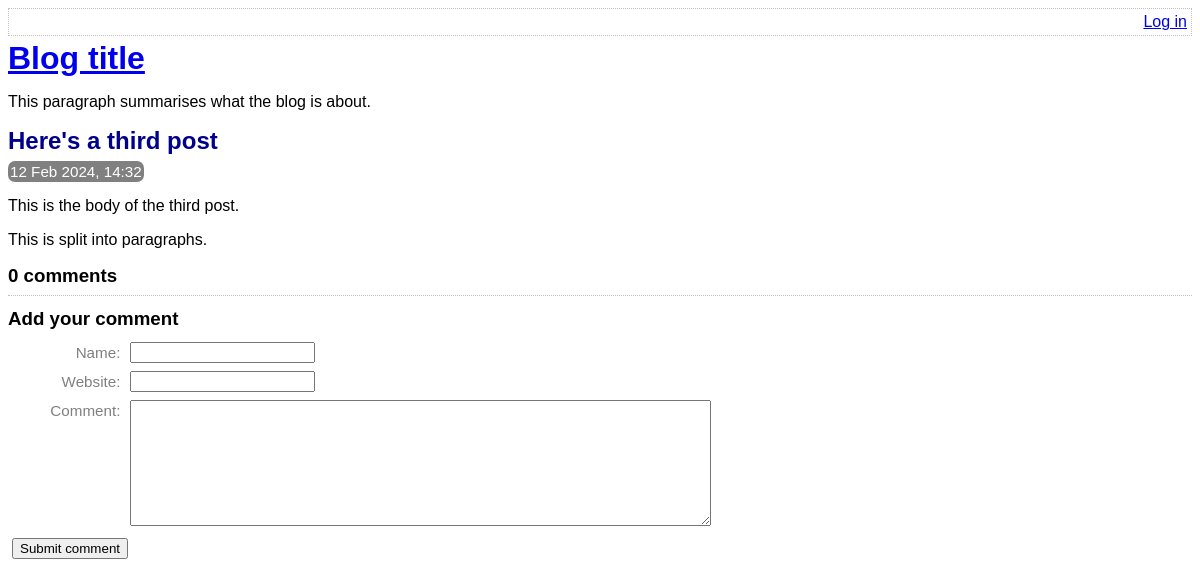
The app's page /view-post.php?post_id=3, older data.
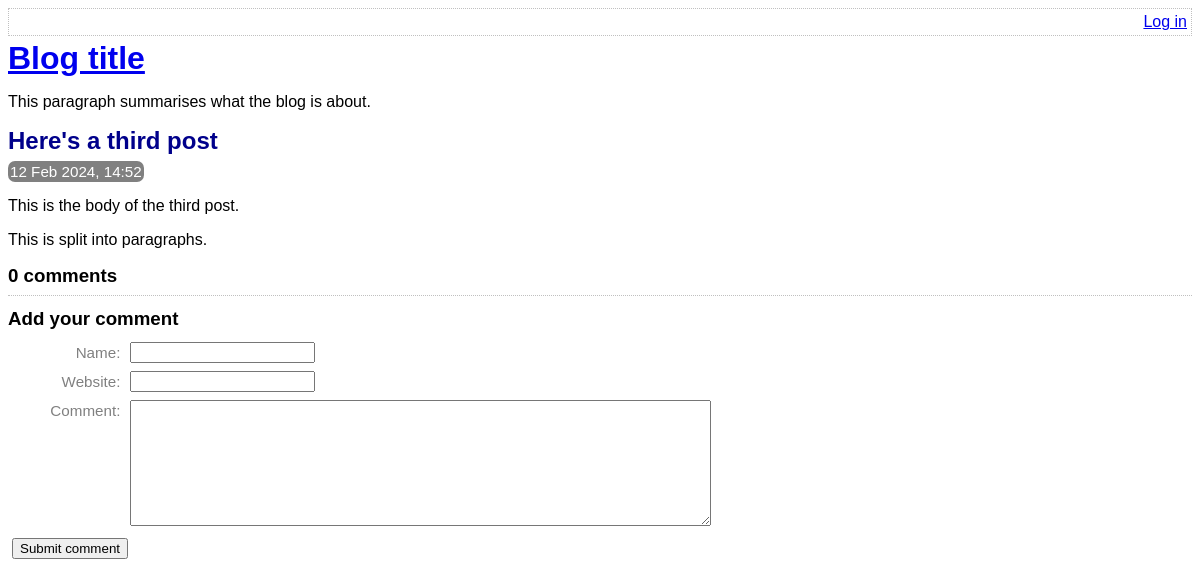
The same page, newer data.
### tables this page shows
CREATE TABLE post (
	id INTEGER PRIMARY KEY AUTOINCREMENT NOT NULL,
	title VARCHAR NOT NULL,
	body VARCHAR NOT NULL,
	user_id INTEGER NOT NULL,
	created_at VARCHAR NOT NULL,
	updated_at VARCHAR,
	FOREIGN KEY (user_id) REFERENCES user(id)
);

### lib/view-post.php (called while the page is built, shortened)
<?php
function getPostRow(PDO $pdo, $postId)
{
    $stmt = $pdo->prepare(
        'SELECT
            title, created_at, body
        FROM
            post
        WHERE
            id = :id'
    );
    $result = $stmt->execute(
        array('id' => $postId, )
    );
    $row = $stmt->fetch(PDO::FETCH_ASSOC);
    return $row;
}

### view-post.php (the view, shortened to what this page needs)
<?php
require_once 'lib/common.php';
require_once 'lib/view-post.php';
if (isset($_GET['post_id']))
{
    $postId = $_GET['post_id'];
}
else
{
    $postId = 0;
}
$pdo = getPDO();
$row = getPostRow($pdo, $postId);
?>
<!DOCTYPE html>
<html>
    <head>
        <?php require 'templates/head.php' ?>
    </head>
    <body>
        <?php require 'templates/title.php' ?>
        <div class="post">
            <h2>
                <?php echo htmlEscape($row['title']) ?>
            </h2>
            <div class="date">
                <?php echo convertSqlDate($row['created_at']) ?>
            </div>
            <?php echo convertNewlinesToParagraphs($row['body']) ?>
        </div>
        <div class="comment-list">
            <h3><?php echo countCommentsForPost($pdo, $postId) ?> comments</h3>
        </div>
        <?php require 'templates/comment-form.php' ?>
    </body>
</html>

### lib/common.php (shortened to what this page needs)
<?php
function htmlEscape($html)
{
    return htmlspecialchars($html, ENT_HTML5, 'UTF-8');
}
function convertSqlDate($sqlDate)
{
    $date = DateTime::createFromFormat('Y-m-d H:i:s', $sqlDate);
    return $date->format('d M Y, H:i');
}
function convertNewlinesToParagraphs($text)
{
    $escaped = htmlEscape($text);
    return '<p>' . str_replace("\n", "</p><p>", $escaped) . '</p>';
}
function countCommentsForPost(PDO $pdo, $postId)
{
    $sql = "
        SELECT
            COUNT(*) c
        FROM
            comment
        WHERE
            post_id = :post_id
    ";
    $stmt = $pdo->prepare($sql);
    $stmt->execute(
        array('post_id' => $postId, )
    );
    return (int) $stmt->fetchColumn();
}

Row changes from the older to the newer data that the page shows:
changed post "Here's a third post": created_at "12 Feb 2024, 14:32" → "12 Feb 2024, 14:52"
